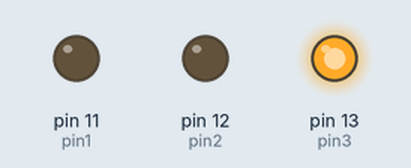
Recording of a sketch running on a simulated Arduino Uno, built with avr-gcc and run on an emulated ATmega328P. On the bench: output pins drawn as LEDs (lit = HIGH).

Above: at 0.5 s.
At 2.2 s:
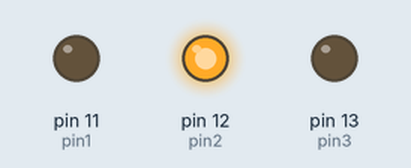
At 8.5 s:
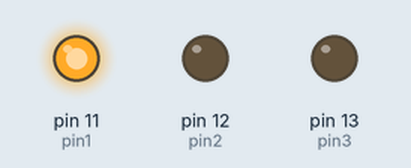
At 14.0 s:
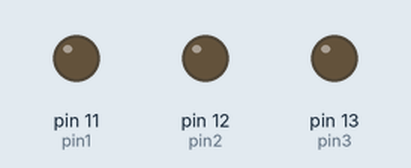
Timing chart, 0 to 20.8 s (numbered marks = the images above):
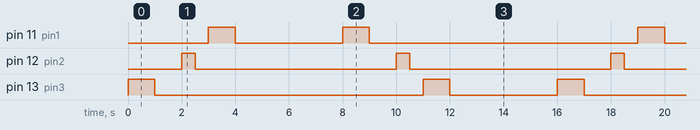

The sketch:

Code_part_for_this.ino
```cpp
int pin1 = 11;
int pin2 = 12;
int pin3 = 13;
void setup()
{
  pinMode(pin1, OUTPUT);
  pinMode(pin2, OUTPUT);
  pinMode(pin3, OUTPUT);
}

void loop()
{
  digitalWrite(13, HIGH);
  delay(1000);
  digitalWrite(13, LOW);
  delay(1000);

  digitalWrite(12, HIGH);
  delay(500);
  digitalWrite(12, LOW);
  delay(500);

  digitalWrite(11, HIGH);
  delay(1000);
  digitalWrite(11, LOW);
  delay(1000);

  digitalWrite(13, HIGH);
  digitalWrite(13, LOW);
  digitalWrite(12, HIGH);
  digitalWrite(12, LOW);
  digitalWrite(11, HIGH);
  digitalWrite(11, LOW);
  delay(3000);


  digitalWrite(11, HIGH);
  delay(1000);
  digitalWrite(11, LOW);
  delay(1000);

  digitalWrite(12, HIGH);
  delay(500);
  digitalWrite(12, LOW);
  delay(500);

  digitalWrite(13, HIGH);
  delay(1000);
  digitalWrite(13, LOW);
  delay(1000);

  digitalWrite(11, HIGH);
  digitalWrite(11, LOW);
  digitalWrite(12, HIGH);
  digitalWrite(12, LOW);
  digitalWrite(13, HIGH);
  digitalWrite(13, LOW);
  delay(3000);
}
```

Measured:
- by itself, pin 11 (pin1): repeats every 16.0 s: LOW 4.0 s, HIGH 1.0 s, LOW 10.0 s, HIGH 1.0 s
- by itself, pin 12 (pin2): alternates HIGH for 0.50 s and LOW for 7.5 s
- by itself, pin 13 (pin3): repeats every 16.0 s: LOW 10.0 s, HIGH 1.0 s, LOW 4.0 s, HIGH 1.0 s
